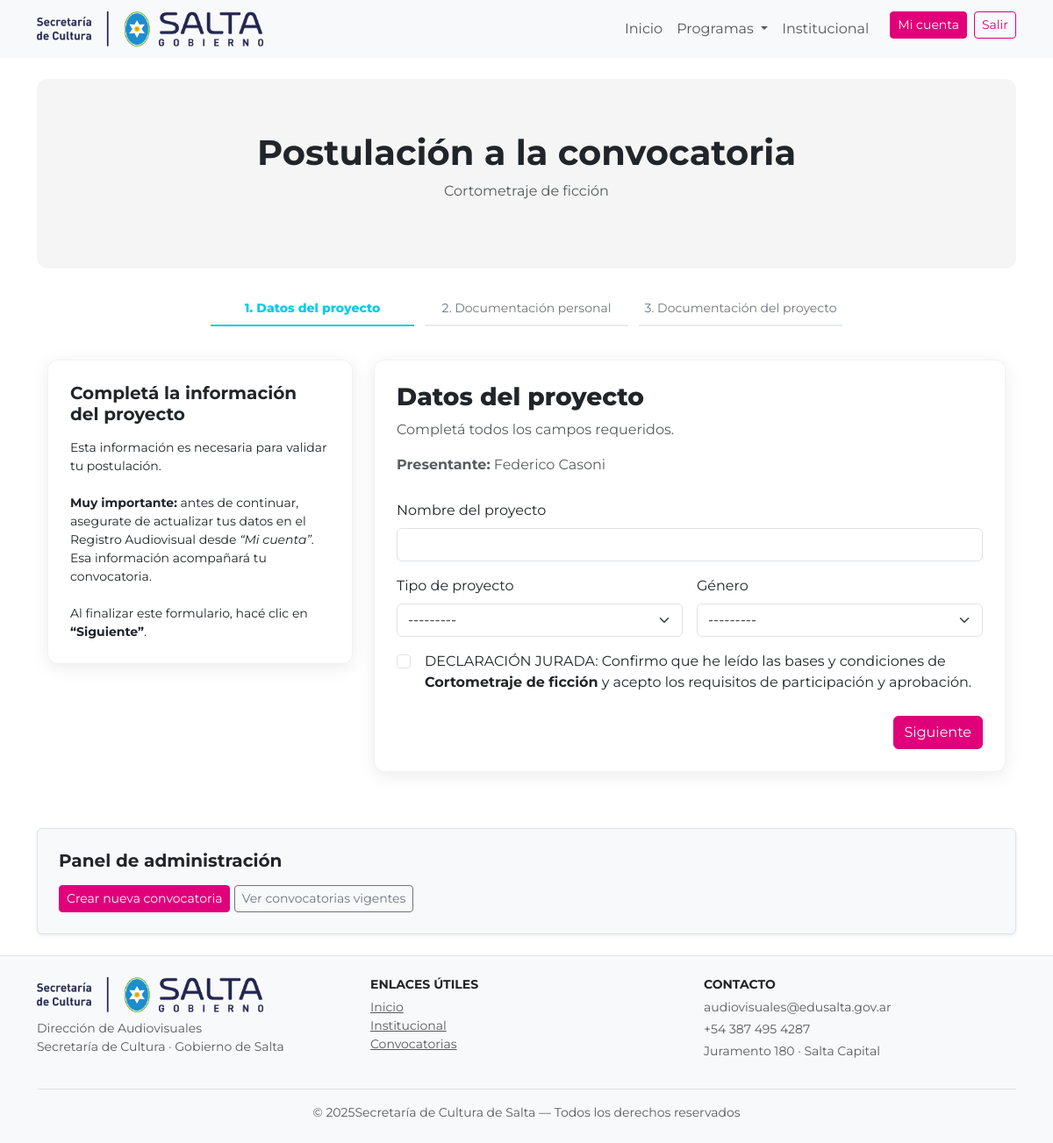
Before: /convocatorias/postular/1/ (signed in) with the older database file.
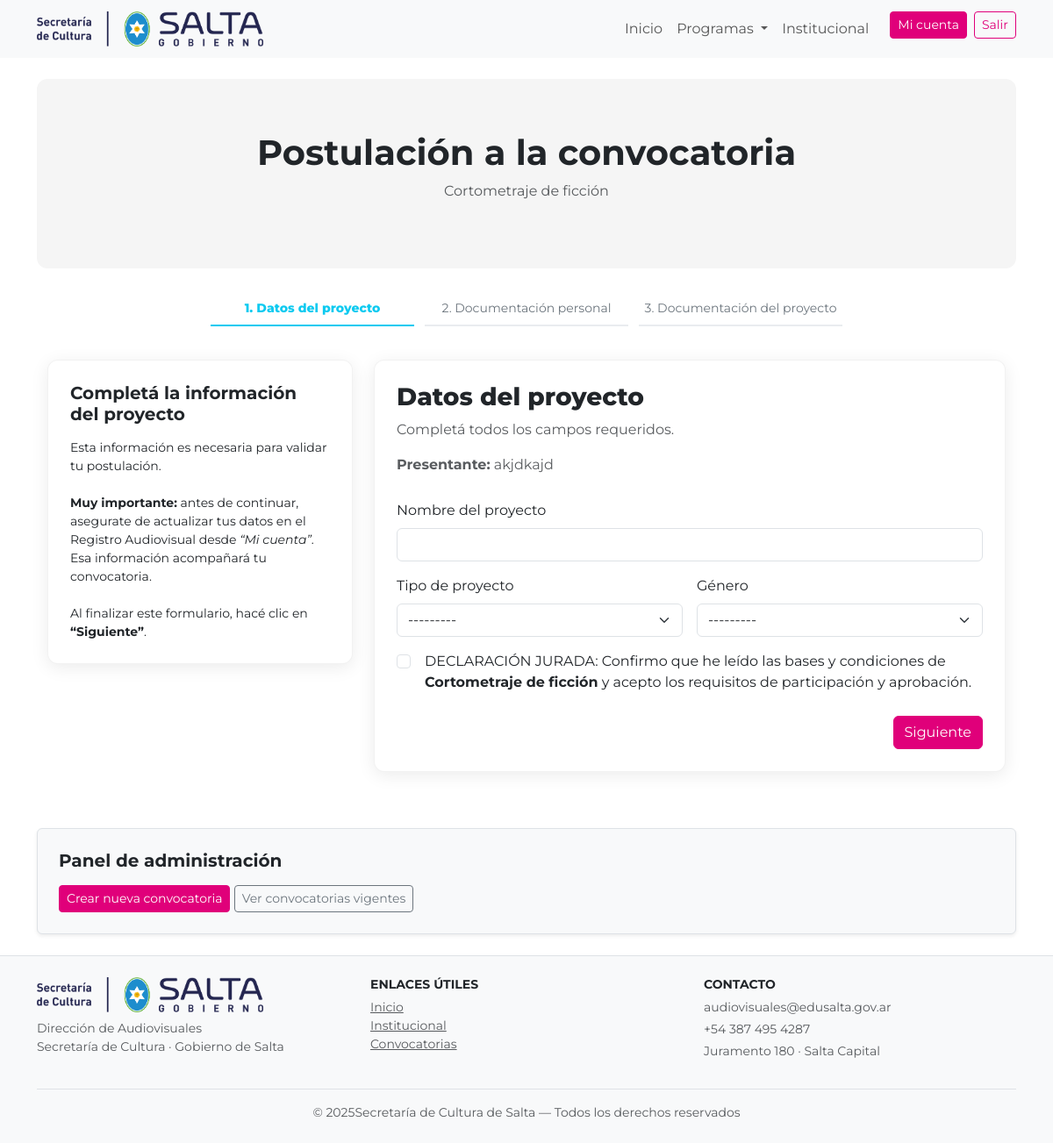
After: the same page with the newer database file.
### registro_audiovisual/models.py (models this page shows, shortened)
class PersonaHumana(models.Model):
    nombre_completo = models.CharField(max_length=200)
    cuil_cuit = models.CharField(max_length=20)
    fecha_nacimiento = models.DateField()
    edad = models.PositiveIntegerField()
    genero = models.CharField(
        max_length=10,
        choices=[
            ('', '- Seleccionar -'),
            ('M', 'Masculino'),
            ('F', 'Femenino'),
            ('NB', 'No binario'),
            ('O', 'Otro'),
        ]
    )
    nivel_educativo = models.CharField(
        max_length=50,
        choices=[
            ('', '- Seleccionar -'),
            ('Pc', 'Primario completo'),
            ('Sc', 'Secundario completo'),
            ('Tc', 'Terciario completo'),
            ('Uc', 'Universitario completo'),
            ('Pos', 'Posgrado completo'),
        ],
        verbose_name="Nivel educativo alcanzado"
    )
    lugar_residencia = models.CharField(
        max_length=100,
        choices=LUGARES_RESIDENCIA
    )
    otro_lugar_residencia = models.CharField(
        max_length=150,
        blank=True,
        null=True
    )
    domicilio_real = models.CharField(max_length=250)
    codigo_postal_real = models.CharField(max_length=10)
    telefono = models.CharField(max_length=50)
    email = models.EmailField()
    user = models.OneToOneField(
        User,
        on_delete=models.CASCADE,
        related_name="persona_humana",
        null=True,
        blank=True
    )
    situacion_iva = models.CharField(
        max_length=5,
        choices=SITUACION_IVA,
        blank=True,
        null=True
    )
    actividad_dgr = models.CharField(
        max_length=10,
        choices=ACTIVIDAD_DGR,
        blank=True,
        null=True
    )
    domicilio_fiscal = models.CharField(
        max_length=250,
        blank=True,
        null=True
    )
    codigo_postal_fiscal = models.CharField(
        max_length=10,
        blank=True,
        null=True
    )
    localidad_fiscal = models.CharField(
        max_length=100,
        choices=LUGARES_RESIDENCIA,
        blank=True,
        null=True
    )
    area_desempeno_1 = models.CharField(
        max_length=50,
        choices=AREA_DESEMPENO_1,
        verbose_name="Área de desempeño principal"
    )
    area_desempeno_2 = models.CharField(
        max_length=50,
        choices=AREA_DESEMPENO_2,
        blank=True,
        null=True,
        verbose_name="Área de desempeño secundaria"
    )
    area_cultural = models.CharField(
        max_length=50,
        choices=AREA_CULTURAL,
        verbose_name="Área cultural complementaria"
    )
    portfolio_web = models.URLField(
        "Sitio web / Portfolio",
        blank=True,
        null=True,
        help_text="Sitio web personal, de la productora o portfolio online (Vimeo, Behance, etc.)"
    )
    canal_video = models.URLField(
        "Canal audiovisual",
        blank=True,
        null=True,
        help_text="Canal de YouTube, Vimeo u otra plataforma de video"
    )
    instagram = models.URLField(
        "Instagram",
        blank=True,
        null=True,
        help_text="Perfil de Instagram profesional"
    )
    linkedin = models.URLField(
        "LinkedIn",
        blank=True,
        null=True,
        help_text="Perfil de LinkedIn"
    )
    link_trabajo_destacado = models.URLField(
        "Trabajo destacado",
        blank=True,
        null=True,
        help_text="Link a una obra o trabajo audiovisual relevante"
    )
    fecha_creacion = models.DateTimeField(auto_now_add=True)

class PersonaJuridica(models.Model):
    tipo_persona_juridica = models.CharField(
        max_length=100,
        choices=[
            ("asociacion", "Asociación Civil"),
            ("fundacion", "Fundación"),
            ("empresa", "Empresa"),
            ("cooperativa", "Cooperativa"),
        ]
    )
    cuil_cuit = models.CharField(max_length=20)
    razon_social = models.CharField(max_length=200)
    nombre_comercial = models.CharField(
        max_length=200,
        blank=True,
        null=True
    )
    domicilio_fiscal = models.CharField(max_length=250)
    localidad_fiscal = models.CharField(
        max_length=100,
        choices=LUGARES_RESIDENCIA
    )
    codigo_postal_fiscal = models.CharField(max_length=10)
    situacion_iva = models.CharField(
        max_length=5,
        choices=SITUACION_IVA
    )
    actividad_dgr = models.CharField(
        max_length=10,
        choices=ACTIVIDAD_DGR
    )
    fecha_constitucion = models.DateField()
    antiguedad = models.PositiveIntegerField()
    telefono = models.CharField(max_length=50)
    email = models.EmailField()
    user = models.OneToOneField(
        User,
        on_delete=models.CASCADE,
        related_name="persona_juridica",
        null=True,
        blank=True
    )
    area_desempeno_JJPP_1 = models.CharField(
        max_length=50,
        choices=AREA_DESEMPENO_PPJJ_1,
        verbose_name="Área de desempeño principal"
    )
    area_desempeno_JJPP_2 = models.CharField(
        max_length=50,
        choices=AREA_DESEMPENO_PPJJ_2,
        verbose_name="Área de desempeño secundaria"
    )
    portfolio_web = models.URLField(
        "Sitio web / Portfolio",
        blank=True,
        null=True,
        help_text="Sitio web personal, de la productora o portfolio online (Vimeo, Behance, etc.)"
    )
    canal_video = models.URLField(
        "Canal audiovisual",
        blank=True,
        null=True,
        help_text="Canal de YouTube, Vimeo u otra plataforma de video"
    )
    instagram = models.URLField(
        "Instagram",
        blank=True,
        null=True,
        help_text="Perfil de Instagram profesional"
    )
    linkedin = models.URLField(
        "LinkedIn",
        blank=True,
        null=True,
        help_text="Perfil de LinkedIn"
    )
    link_trabajo_destacado = models.URLField(
        "Trabajo destacado",
        blank=True,
        null=True,
        help_text="Link a una obra o trabajo audiovisual relevante"
    )
    fecha_creacion = models.DateTimeField(auto_now_add=True)

### convocatorias/views.py (the view)
@login_required(login_url="/usuarios/login/")
def postular_convocatoria(request, convocatoria_id):
    convocatoria = get_object_or_404(Convocatoria, id=convocatoria_id)
    linea = convocatoria.linea.lower()
    user = request.user
    persona_humana = PersonaHumana.objects.filter(user=user).first()
    persona_juridica = PersonaJuridica.objects.filter(user=user).first()
    if not (persona_humana or persona_juridica):
        return redirect(
            f"/registro/seleccionar-tipo/?next=/convocatorias/{convocatoria.slug}/inscribirse/"
        )
    if persona_humana:
        persona_nombre = persona_humana.nombre_completo
    else:
        persona_nombre = persona_juridica.razon_social
    if linea not in ["fomento", "beneficio"]:
        return redirect(
            "convocatorias:convocatoria_detalle",
            slug=convocatoria.slug,
        )
    if request.method == "POST":
        form = PostulacionForm(request.POST)
        if form.is_valid():
            postulacion = form.save(commit=False)
            postulacion.user = user
            postulacion.convocatoria = convocatoria
            postulacion.estado = "ENVIADA"
            postulacion.save()
            return redirect(
                "convocatorias:subir_documentacion_personal",
                postulacion_id=postulacion.id,
            )
    else:
        form = PostulacionForm()
    return render(
        request,
        "convocatorias/postulacion_formulario.html",
        {
            "convocatoria": convocatoria,
            "form": form,
            "persona_nombre": persona_nombre,  # ← CLAVE
        },
    )

### convocatorias/forms.py
class PostulacionForm(forms.ModelForm):
    class Meta:
        model = Postulacion
        fields = [
            "nombre_proyecto",
            "tipo_proyecto",
            "genero",
            "declaracion_jurada",
        ]
        widgets = {
            "nombre_proyecto": forms.TextInput(attrs={"class": "form-control"}),
            "tipo_proyecto": forms.Select(attrs={"class": "form-select"}),
            "genero": forms.Select(attrs={"class": "form-select"}),
            "declaracion_jurada": forms.CheckboxInput(attrs={"class": "form-check-input"}),
        }

### convocatorias/templates/convocatorias/postulacion_formulario.html (shortened to what this page needs)
{% extends "sitio_publico/base.html" %}
{% load static %}
{% block content %}
<section class="fomento-hero text-center">
  <h1 class="fw-bold mb-2">Postulación a la convocatoria</h1>
  <p class="text-muted">{{ convocatoria.titulo }}</p>
</section>
<div class="container mt-4">
  <div class="row justify-content-center">
    <div class="col-lg-8 text-center">
      <div class="dav-steps">
        <div class="step active">1. Datos del proyecto</div>
        <div class="step">2. Documentación personal</div>
        <div class="step">3. Documentación del proyecto</div>
      </div>
    </div>
  </div>
</div>
<div class="container py-3">
  <div class="row justify-content-center">
    <div class="col-lg-4 mb-4">
      <div class="dav-card">
        <div class="dav-card-body">
          <h5 class="fw-bold mb-3">Completá la información del proyecto</h5>
          <p class="mb-0 small">
            Esta información es necesaria para validar tu postulación.<br><br>
            <strong>Muy importante:</strong> antes de continuar, asegurate de
            actualizar tus datos en el Registro Audiovisual desde
            <em>“Mi cuenta”</em>. Esa información acompañará tu convocatoria.<br><br>
            Al finalizar este formulario, hacé clic en <strong>“Siguiente”</strong>.
          </p>
        </div>
      </div>
    </div>
    <div class="col-lg-8">
      <div class="dav-card">
        <div class="dav-card-body">
          <h3 class="mb-2">Datos del proyecto</h3>
          <p class="text-muted mb-3">Completá todos los campos requeridos.</p>
          <form method="post" class="row g-3">
            <div class="col-12 mb-2">
              <p class="mb-1 large text-muted">
                <strong>Presentante:</strong> {{ persona_nombre }}
              </p>
            </div>
            <div class="col-12">
              <label class="form-label">Nombre del proyecto</label>
              {{ form.nombre_proyecto }}
            </div>
            <div class="col-md-6">
              <label class="form-label">Tipo de proyecto</label>
              {{ form.tipo_proyecto }}
            </div>
            <div class="col-md-6">
              <label class="form-label">Género</label>
              {{ form.genero }}
            </div>
            <div class="col-12 mt-3">
              <div class="form-check">
                {{ form.declaracion_jurada }}
                <label class="form-check-label ms-2">
                  DECLARACIÓN JURADA: Confirmo que he leído las bases y condiciones
                  de <strong>{{ convocatoria.titulo }}</strong> y acepto los
                  requisitos de participación y aprobación.
                </label>
              </div>
            </div>
            <div class="col-12 text-end mt-4">
              <button type="submit" class="btn btn-primary">
                Siguiente
              </button>
            </div>
          </form>
        </div>
      </div>
    </div>
  </div>
</div>
{% endblock %}

Changed rows visible on the page:
removed PersonaHumana: nombre_completo "Federico Casoni"
added PersonaJuridica: razon_social "akjdkajd"
